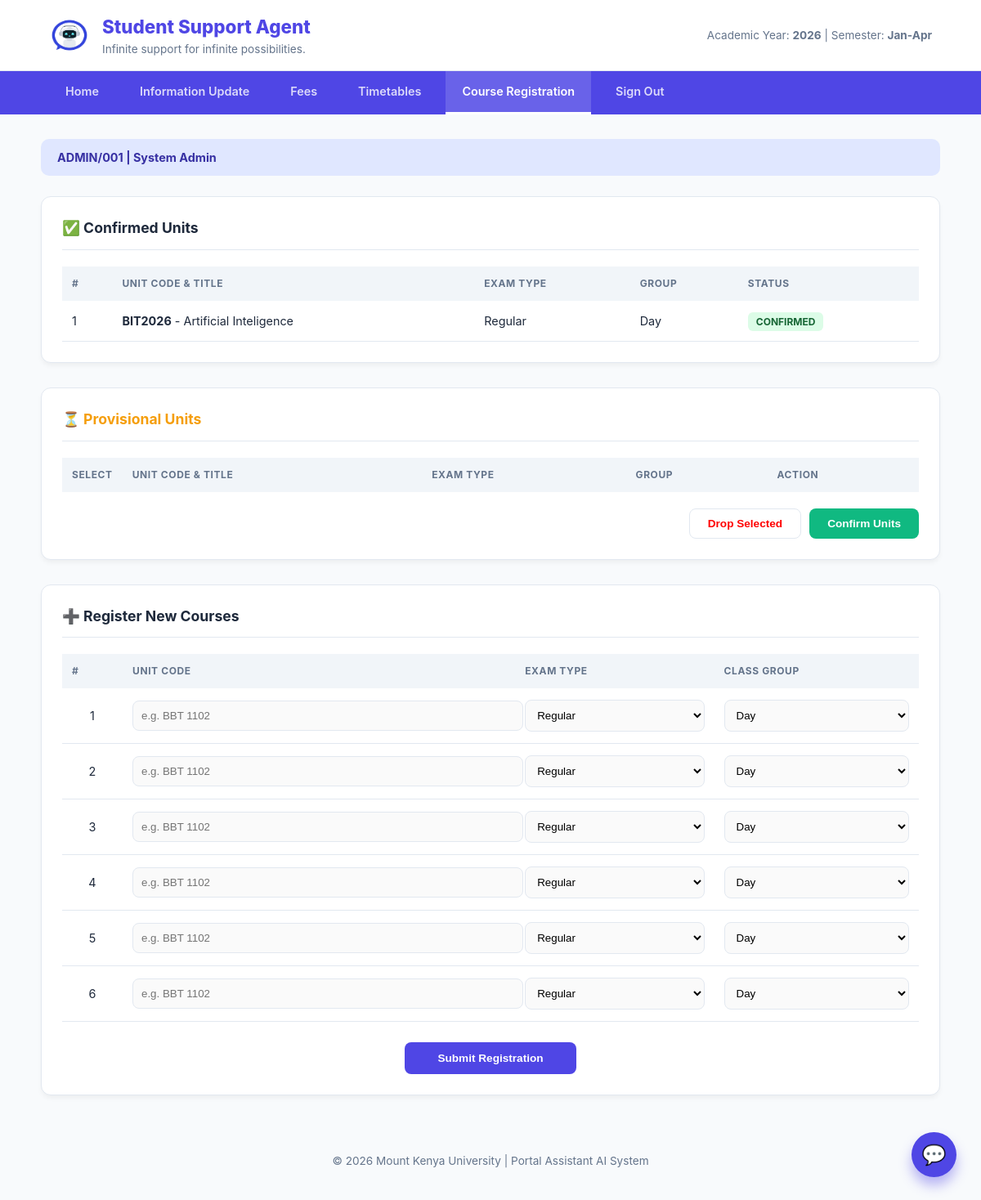
Before: /Student/regisration.php (signed in) with the older database file.
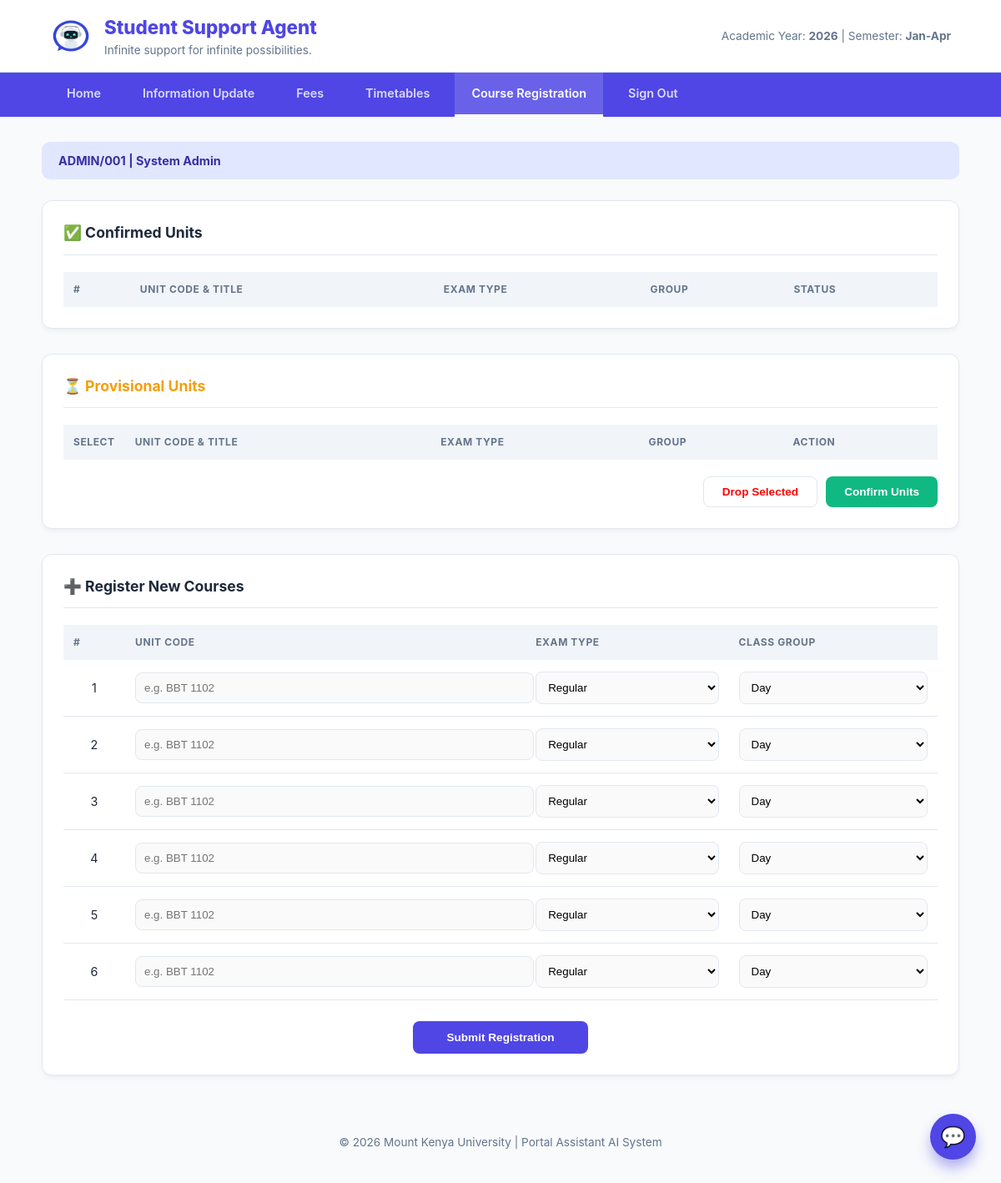
After: the same page with the newer database file.
### tables this page shows
CREATE TABLE `registered_courses` (
  `id` int(11) NOT NULL,
  `student_reg_no` varchar(30) NOT NULL,
  `unit_code` varchar(20) NOT NULL,
  `department` varchar(100) DEFAULT NULL,
  `exam_type` varchar(30) NOT NULL,
  `class_group` varchar(20) NOT NULL,
  `semester` varchar(20) NOT NULL,
  `academic_year` varchar(10) NOT NULL,
  `status` enum('Provisional','Confirmed') DEFAULT 'Provisional',
  `registered_at` timestamp NOT NULL DEFAULT current_timestamp()
);

CREATE TABLE `timetable` (
  `id` int(11) NOT NULL,
  `unit_code` varchar(20) DEFAULT NULL,
  `course_title` varchar(100) DEFAULT NULL,
  `department` varchar(50) DEFAULT NULL,
  `time_from` varchar(10) DEFAULT NULL,
  `time_to` varchar(10) DEFAULT NULL,
  `day_of_week` enum('Monday','Tuesday','Wednesday','Thursday','Friday','Saturday','Sunday') DEFAULT NULL,
  `venue` varchar(50) DEFAULT NULL,
  `unit_group` varchar(20) DEFAULT NULL,
  `lecturer` varchar(50) DEFAULT NULL,
  `exam_date` date DEFAULT NULL,
  `semester` enum('1','2','3') NOT NULL,
  `year_level` enum('First Year','Second Year','Third Year','Fourth Year') NOT NULL,
  `academic_year` year(4) NOT NULL,
  `created_at` timestamp NOT NULL DEFAULT current_timestamp()
);

### Student/regisration.php (the view, shortened to what this page needs)
<?php
$conn = mysqli_connect("localhost", "root", "", "Portal-Asisstant-AI");
$student_reg_no = $_SESSION['reg_number'] ?? '';
$reg_number = $student_reg_no;
$user_id = $_SESSION['user_id'];
$user_query = mysqli_query($conn, "SELECT full_name, department FROM users WHERE id = '$user_id'");
$user_data = mysqli_fetch_assoc($user_query);
$student_name = $user_data['full_name'] ?? 'Unknown Student';
$confirmed = mysqli_query($conn, "SELECT rc.*, t.course_title FROM registered_courses rc JOIN timetable t ON rc.unit_code = t.unit_code WHERE rc.student_reg_no = '$student_reg_no' AND (rc.status = 'Confirmed' OR rc.status = 'Approved')");
?>
<!DOCTYPE html>
<html lang="en">
<head>
</head>
<body>
<header>
    <div class="branding">
        <img src="../Images/logo.jpg" class="logoimg" alt="Logo">
        <div>
            <h1>Student Support Agent</h1>
            <small>Infinite support for infinite possibilities.</small>
        </div>
    </div>
    <div style="font-size: 0.85rem; color: var(--text-light);">
        Academic Year: <strong>2026</strong> | Semester: <strong>Jan-Apr</strong>
    </div>
</header>
<nav>
    <a href="Home.php">Home</a>
    <a href="personal_information.php">Information Update</a>
    <a href="#">Fees</a>
    <a href="teaching_timetable.php">Timetables</a>
    <a href="#" class="active">Course Registration</a>
    <a href="#">Sign Out</a>
</nav>
<div class="container">
   <div class="student-strip">
    <span><?php echo htmlspecialchars($reg_number); ?> | <?php echo htmlspecialchars($student_name); ?></span>
</div>
    <div class="card">
        <div class="card-title">✅ Confirmed Units</div>
        <table>
            <thead>
                <tr><th>#</th><th>Unit Code & Title</th><th>Exam Type</th><th>Group</th><th>Status</th></tr>
            </thead>
            <tbody>
                <?php $i=1; while($row = mysqli_fetch_assoc($confirmed)): ?>
                    <tr>
                        <td><?php echo $i++; ?></td>
                        <td><strong><?php echo $row['unit_code']; ?></strong> - <?php echo $row['course_title']; ?></td>
                        <td><?php echo $row['exam_type']; ?></td>
                        <td><?php echo $row['class_group']; ?></td>
                        <td><span class="badge bg-success">Confirmed</span></td>
                    </tr>
                <?php endwhile; ?>
            </tbody>
        </table>
    </div>
    <form action="" method="POST">
    <div class="card">
        <div class="card-title" style="color: var(--warning);">⏳ Provisional Units</div>
        <table>
            <thead>
                <tr><th width="40">Select</th><th>Unit Code & Title</th><th>Exam Type</th><th>Group</th><th>Action</th></tr>
            </thead>
        </table>
        <div style="margin-top: 20px; display: flex; justify-content: flex-end; gap: 10px;">
            <button type="submit" name="btn_drop_action" class="btn btn-outline" style="color:red;">Drop Selected</button>
            <button type="submit" name="btn_confirm_action" class="btn btn-success">Confirm Units</button>
        </div>
    </div>
    </form>
    <div class="card">
        <div class="card-title">➕ Register New Courses</div>
        <form action="" method="POST">
            <table>
                <thead>
                    <tr><th width="50">#</th><th>Unit Code</th><th>Exam Type</th><th>Class Group</th></tr>
                </thead>
                <tbody>
                    <?php for($k=1; $k<=6; $k++): ?>
                        <tr>
                            <td align="center"><?php echo $k; ?></td>
                            <td><input type="text" name="courseCode<?php echo $k; ?>" placeholder="e.g. BBT 1102"></td>
                            <td>
                                <select name="examType<?php echo $k; ?>">
                                    <option>Regular</option><option>Retake</option>
                                </select>
                            </td>
                            <td>
                                <select name="classCode<?php echo $k; ?>">
                                    <option>Day</option><option>Evening</option>
                                </select>
                            </td>
                        </tr>
                    <?php endfor; ?>
                </tbody>
            </table>
            <div style="text-align: center; margin-top: 25px;">
                <button type="submit" class="btn btn-primary" style="padding: 12px 40px;">Submit Registration</button>
            </div>
        </form>
    </div>
</div>
<div id="chat-fab" onclick="toggleChat()">💬</div>
<footer>
    &copy; 2026 Mount Kenya University | Portal Assistant AI System
</footer>
</body>
</html>

Changed rows visible on the page:
removed registered_courses: unit_code "BIT2026", timetable.course_title "Artificial Inteligence", exam_type "Regular", class_group "Day"
